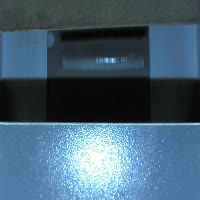
#> input picture frame 54 of copsB.avi, 200 x 200 px, given in place of empty.avi, which was not available
$ python pegcount.py
#> lines starting #> are read from the running program, lines starting #| are printed output that depends on the picture; pictures that were not available may be replaced by others from this repository, and a replacement may not be noted
# importing libraries
import cv2
from cv2 import threshold
import numpy as np
import time

# Create a VideoCapture object and read from input file
cap = cv2.VideoCapture('/home/cvr/Videos/sl-vids/empty.avi')
backSub = cv2.createBackgroundSubtractorKNN()
# Check if camera opened successfully
if (cap.isOpened()== False):
    print("Error opening video file")

(y,x) = cap.get(cv2.CAP_PROP_FRAME_HEIGHT), cap.get(cv2.CAP_PROP_FRAME_WIDTH)
#cut parameters
xOffset = 100
x1Offset = 70
yOffset = 10
x1 = int(x/2) - xOffset - x1Offset
x2 = int(x/2) + xOffset - x1Offset
y1 = int(y/2) - yOffset
y2 = int(y/2) + yOffset


# Read until video is completed
fast = False
preSum = 0
cnt = 0
while(cap.isOpened()):

    # Capture frame-by-frame
    ret, frame = cap.read()
#> frame is the input picture: shape (200, 200, 3); mean B, G, R 113.8, 95.3, 69.3
    frame = cv2.resize(frame,(500,500))
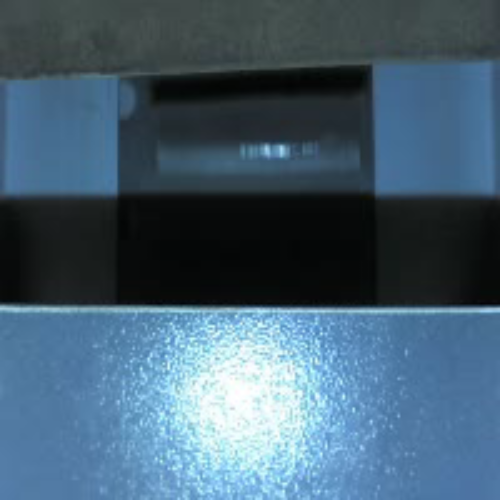
#> frame: shape (500, 500, 3); mean B, G, R 113.7, 95.2, 69.2
    if ret == True:
        fgMask = backSub.apply(frame,learningRate = -1 )
#> fgMask: shape (500, 500); every value is 255
        # Display the resulting frame
        summation = np.sum(fgMask[y1:y2,x1:x2])
#> summation = 0
        if(summation > 400000):
            print(summation)
        # if sum <= self.coneThreshold and self.previousSum > self.coneThreshold:
        if(summation <= 400000 and preSum > 400000):
            cnt += 1
            print("count",cnt)
        preSum = summation
#> preSum = 0
        fgMAstColor = cv2.cvtColor(fgMask, cv2.COLOR_GRAY2BGR)
#> fgMAstColor: shape (500, 500, 3); every value is 255
        cv2.rectangle(fgMAstColor,(x1,y1),(x2,y2),(0,255,0),2)
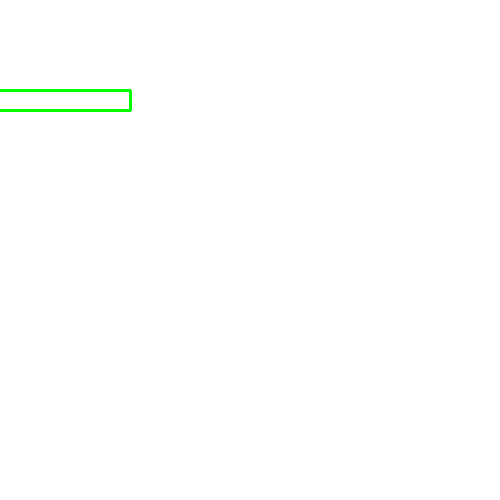
#> fgMAstColor: shape (500, 500, 3); mean B, G, R 254.1, 255, 254.1
        cv2.imshow('Frame', frame)
        cv2.imshow("mask",fgMask)
        cv2.imshow("maskColor",fgMAstColor)

        key = cv2.waitKey(1) & 0xff
#> (key Esc is pressed here)
                # if not ret_value:
                #     break
        if key == ord('f'):
            fast = True
            time.sleep(0.1)
        if key == ord('s'):
            fast = False

        if fast == False:
            time.sleep(0.1)

        if key == ord('p'):
            print("got pause command")
            while True:

                key2 = cv2.waitKey(1) or 0xff
                cv2.imshow('frame', frame)

                if key2 == ord('c'):
                    break

    # Break the loop
    else:
        break

# When everything done, release can you make the video    slower by time.sle ok introduce pause play continue from our sl main code
# the video capture object
cap.release()

# Closes all the frames
cv2.destroyAllWindows()

$ run again, starting later in the video
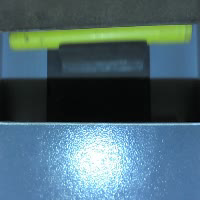
#> input picture frame 243 of copsB.avi, 200 x 200 px, given in place of empty.avi, which was not available
#> frame is the input picture: shape (200, 200, 3); mean B, G, R 113.4, 104.4, 76.4
#> `frame = cv2.resize(frame,(500,500))`:
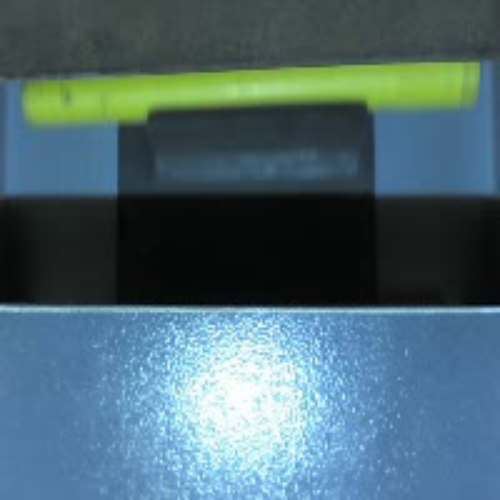
#> frame: shape (500, 500, 3); mean B, G, R 113.4, 104.4, 76.4
#> fgMask: shape (500, 500); every value is 255
#> summation = 0

$ run again, starting later in the video
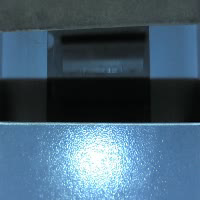
#> input picture frame 433 of copsB.avi, 200 x 200 px, given in place of empty.avi, which was not available
#> frame is the input picture: shape (200, 200, 3); mean B, G, R 113.3, 94.8, 69
#> `frame = cv2.resize(frame,(500,500))`:
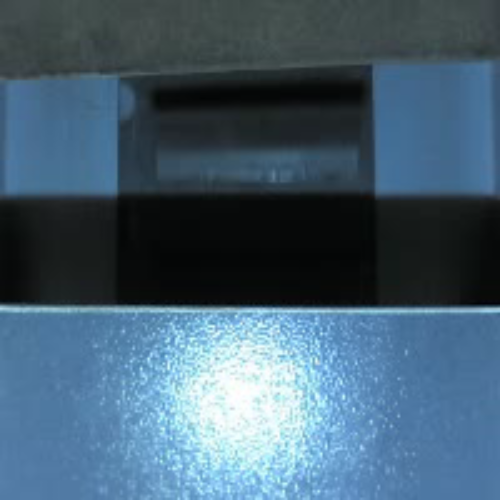
#> frame: shape (500, 500, 3); mean B, G, R 113.2, 94.8, 68.9
#> fgMask: shape (500, 500); every value is 255
#> summation = 0
